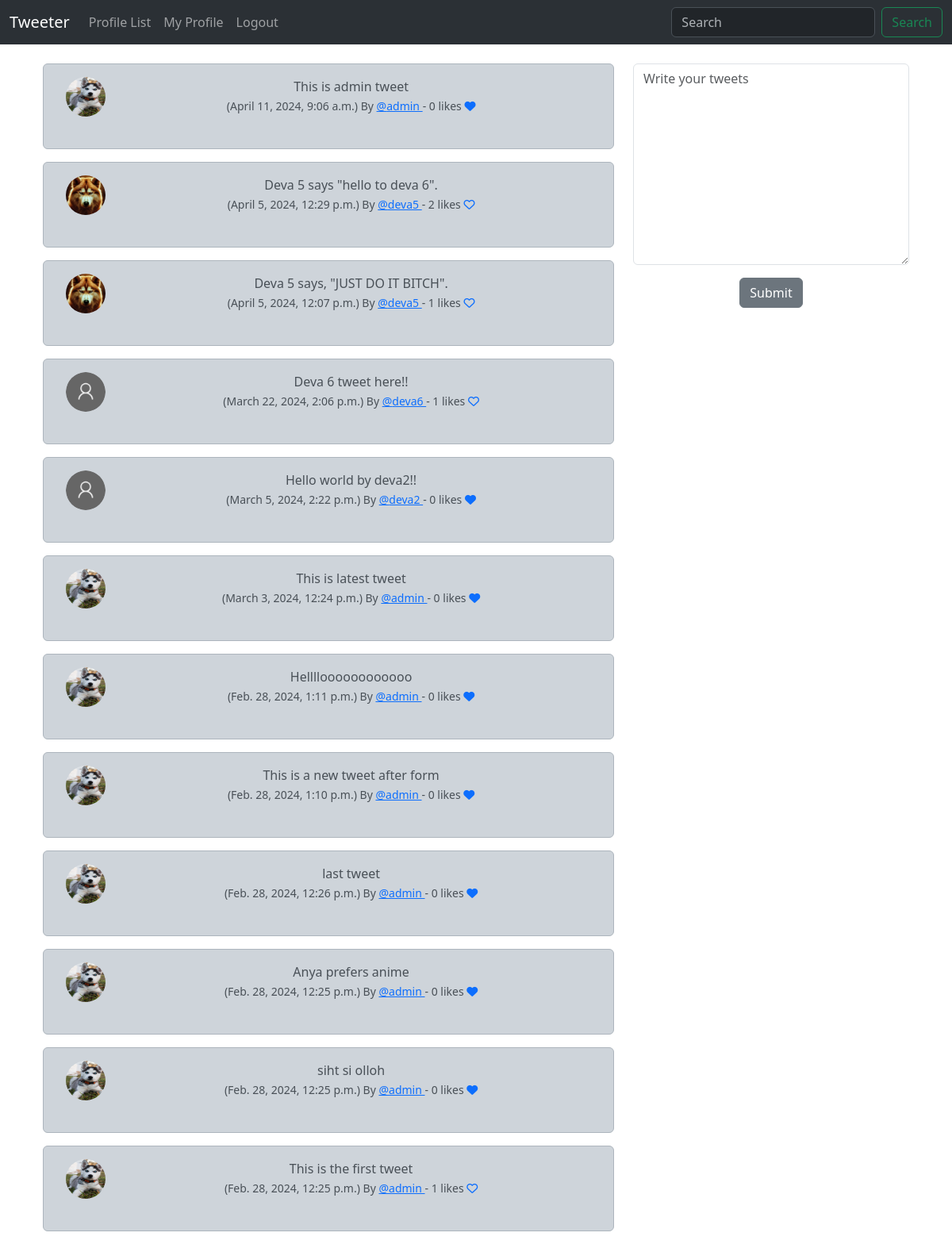
Page / (signed in) on the committed database.
### musker/models.py (models this page shows, shortened)
class Tweet(models.Model):
    user = models.ForeignKey(User, on_delete=models.DO_NOTHING, related_name="tweets")
    body = models.CharField(max_length=280)
    created_at = models.DateTimeField(auto_now_add=True)
    likes = models.ManyToManyField(User,blank=True)
    def number_of_likes(self):
        return self.likes.count()

class Profile(models.Model):
    user = models.OneToOneField(User, on_delete=models.CASCADE)
    follows = models.ManyToManyField(
        "self", related_name="followed_by", symmetrical=False, blank=True
    )
    profile_image = models.ImageField(null=True,blank=True,upload_to='images/')
    date_modified = models.DateTimeField(User, auto_now=True, auto_now_add=False)

### musker/views.py (the view, shortened to what this page needs)
# urls.py: path('',views.home,name='home'),
def home(request):
    if request.user.is_authenticated:
        form = TweetForm(request.POST or None)
        tweets = Tweet.objects.all().order_by("-created_at")
        return render(request,'index.html',{"tweets":tweets,"form":form})
    else:
        tweets = Tweet.objects.all().order_by("-created_at")
        return render(request,'index.html',{"tweets":tweets})

### musker/forms.py
class TweetForm(forms.ModelForm):
    body = forms.CharField(required=True,
            widget=forms.widgets.Textarea(
                attrs={
                    "class":"form-control",
                    "placeholder":"Write your tweets"
                }
            ),
            label="",
            )
    class Meta:
        model = Tweet
        exclude=("user","likes")

### templates/index.html (shortened to what this page needs)
{% extends "base.html" %}
{% load static %}
{% block container %}
    <div class="container text-center">
        <div class="row">
            <div class="col-8">
                {% for tweet in tweets %}
                <div class="alert alert-dark" role="alert">
                    <div class="container">
                        <div class="row">
                            <div class="col-1">
                                {% if tweet.user.profile.profile_image %}
                                    <img src="{{tweet.user.profile.profile_image.url}}" width="50" height="50" class="rounded-circle"  alt="{{my_profile.user.username}}">
                                {% else %}
                                    <img src="{% static 'images/user_img.png' %}" width="50" height="50" class="rounded-circle"  alt="{{tweet.user.user.username}}">
                                {% endif %}
                            </div>
                            <div class="col-11">
                                {{tweet.body}} <br>
                                <small>
                                    ({{tweet.created_at}}) By <a href="{% url 'profile' tweet.user.id %}"> @{{tweet.user.username}} </a> - {{tweet.number_of_likes}} likes
                                    {% if user in tweet.likes.all %}
                                        <a href="{% url 'tweet_likes' tweet.id%}">
                                            <i class="fa fa-heart-o"></i>
                                        </a>
                                    {% else %}
                                        <a href="{% url 'tweet_likes' tweet.id%}">
                                            <i class="fa-solid fa-heart"></i>
                                        </a>
                                    {% endif %}
                                </small>
                            </div><br><br>
                        </div>
                    </div> <br />
                </div>
                {% endfor %}
            </div>
            {% if form %}
            <div class="col-4">
                <form method="POST">
                    {{form.as_p}}
                    <button type="submit" class="btn btn-secondary  ">Submit</button>
                </form>
                <br><br>
            </div>
            {% endif %}
        </div>
{% endblock container %}

### rows in the picture
Tweet: user.profile.profile_image (picture), body "This is admin tweet", created_at "April 11, 2024, 9:06 a.m.", user.username "admin", number_of_likes "0"
Tweet: user.profile.profile_image (picture), body "Deva 5 says \"hello to deva 6\".", created_at "April 5, 2024, 12:29 p.m.", user.username "deva5", number_of_likes "2"
Tweet: user.profile.profile_image (picture), body "Deva 5 says, \"JUST DO IT BITCH\".", created_at "April 5, 2024, 12:07 p.m.", user.username "deva5", number_of_likes "1"
Tweet: body "Deva 6 tweet here!!", created_at "March 22, 2024, 2:06 p.m.", user.username "deva6", number_of_likes "1"
Tweet: body "Hello world by deva2!!", created_at "March 5, 2024, 2:22 p.m.", user.username "deva2", number_of_likes "0"
Tweet: user.profile.profile_image (picture), body "This is latest tweet", created_at "March 3, 2024, 12:24 p.m.", user.username "admin", number_of_likes "0"
Tweet: user.profile.profile_image (picture), body "Helllloooooooooooo", created_at "Feb. 28, 2024, 1:11 p.m.", user.username "admin", number_of_likes "0"
Tweet: user.profile.profile_image (picture), body "This is a new tweet after form", created_at "Feb. 28, 2024, 1:10 p.m.", user.username "admin", number_of_likes "0"
Tweet: user.profile.profile_image (picture), body "last tweet", created_at "Feb. 28, 2024, 12:26 p.m.", user.username "admin", number_of_likes "0"
Tweet: user.profile.profile_image (picture), body "Anya prefers anime", created_at "Feb. 28, 2024, 12:25 p.m.", user.username "admin", number_of_likes "0"
Tweet: user.profile.profile_image (picture), body "siht si olloh", created_at "Feb. 28, 2024, 12:25 p.m.", user.username "admin", number_of_likes "0"
Tweet: user.profile.profile_image (picture), body "This is the first tweet", created_at "Feb. 28, 2024, 12:25 p.m.", user.username "admin", number_of_likes "1"
